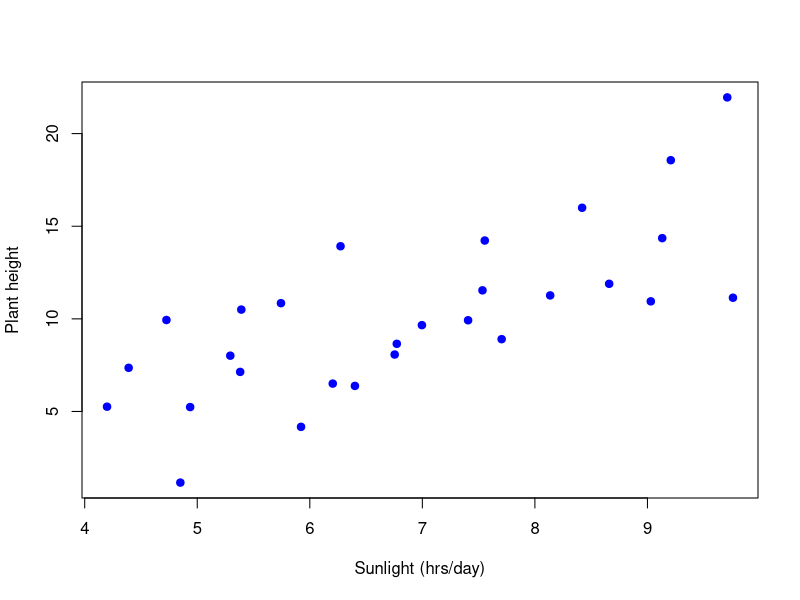
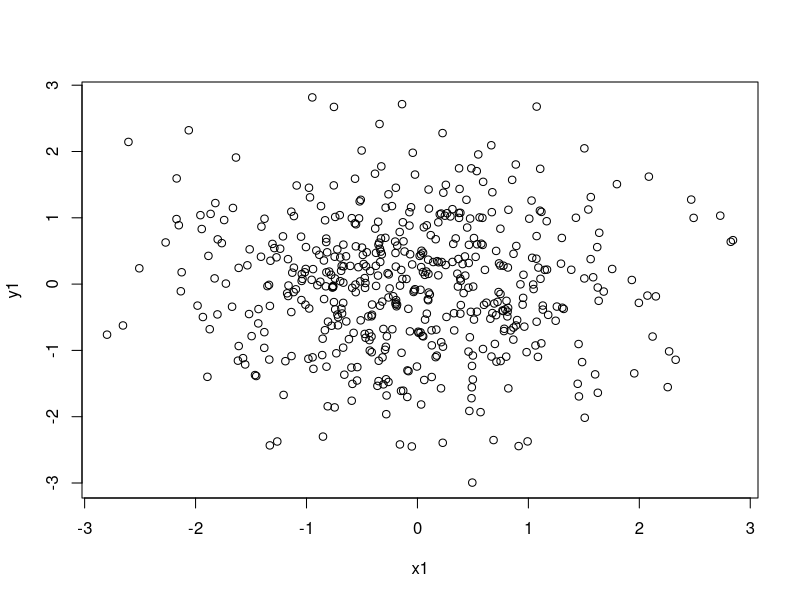
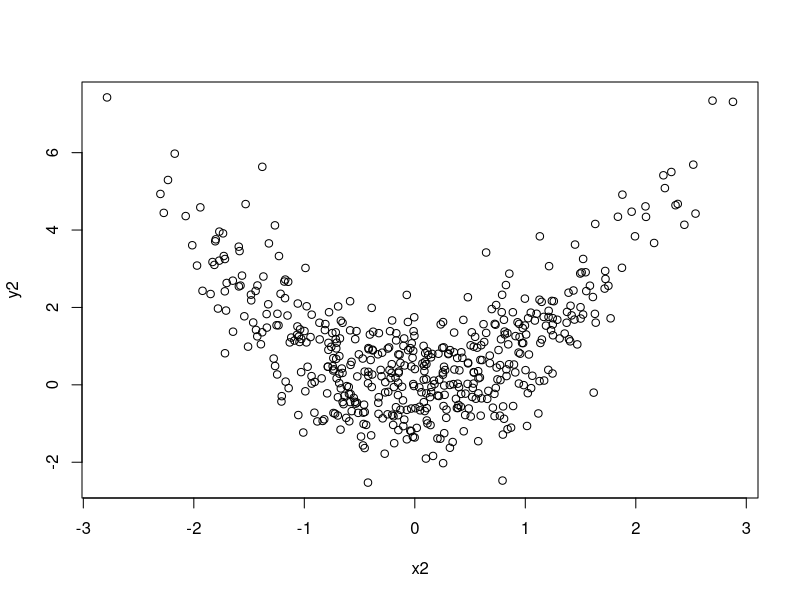
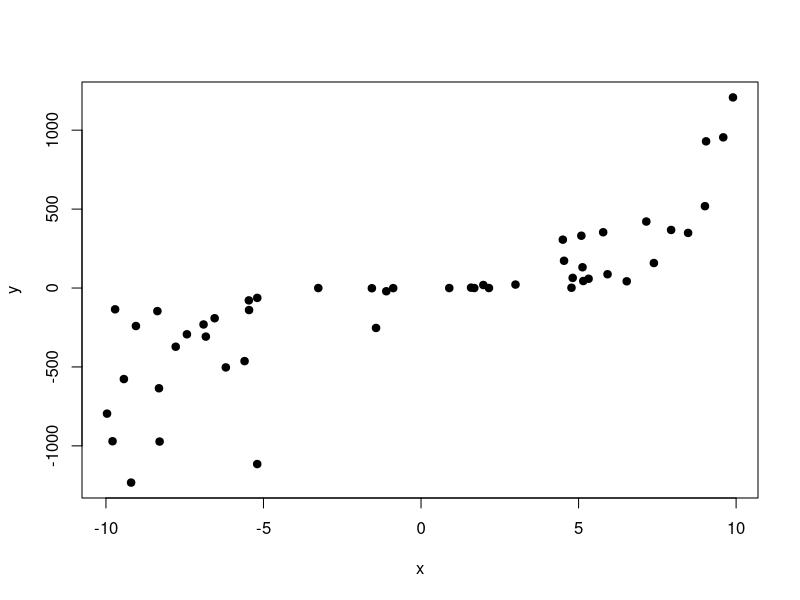
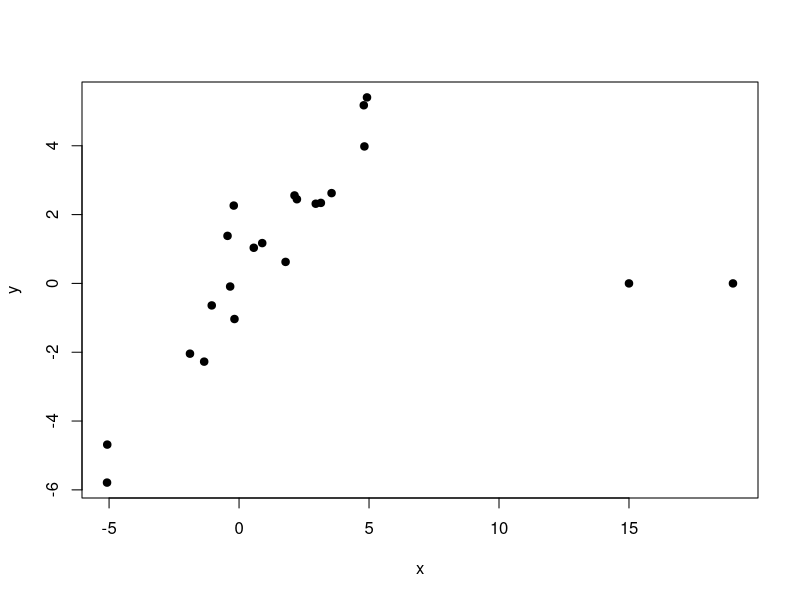
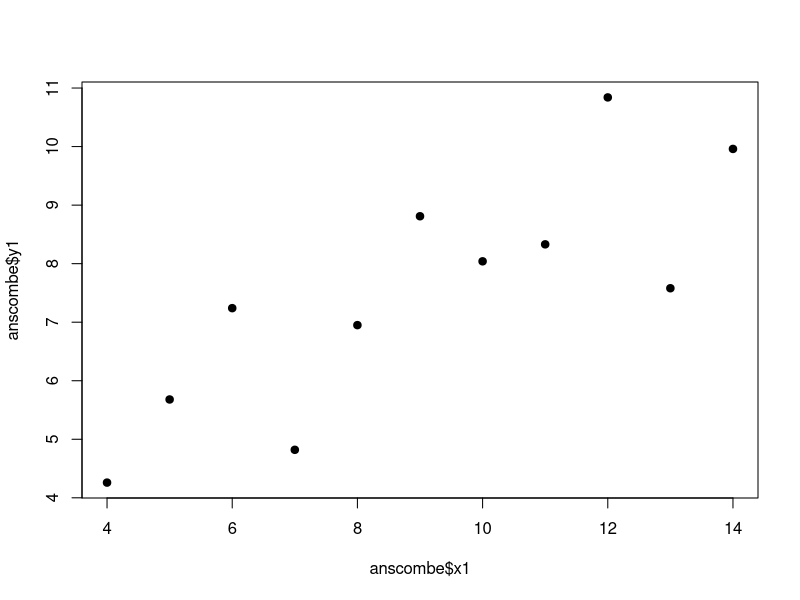
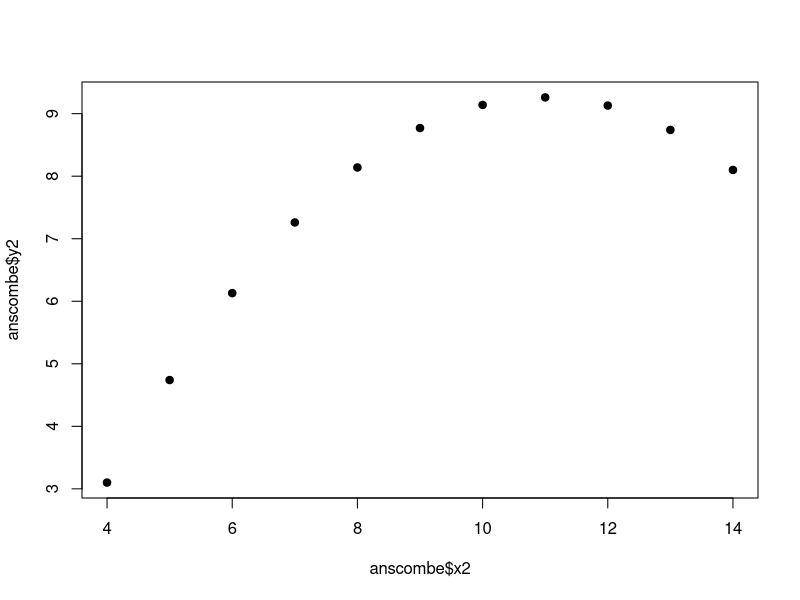
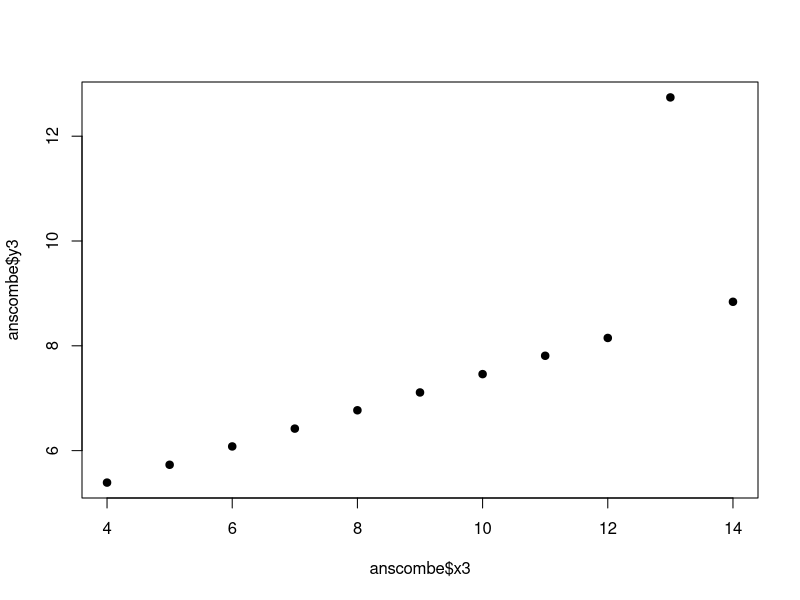

These figures' R source, in order:
## ---- chunk 1
knitr::opts_chunk$set(echo = TRUE)
library(dplyr)
library(tidyr)
library(ggplot2)

set.seed(11125)
## ---- chunk 2
data_cure = data.frame(
  Patient_ID = 1:36,
  Group = factor(c(rep("Treatment", 12), rep("Placebo", 6), rep("Treatment", 8), rep("Placebo", 10))),
  Outcome = factor(rep(c('Cured', 'Dead'), e=18)))

data_cure %>%  head()
## ---- chunk 3
contingency_table = table(data_cure$Group, data_cure$Outcome)
contingency_table
## ---- chunk 4
contingency_table_big = addmargins(contingency_table)
contingency_table_big
## ---- chunk 5
risk_tr = contingency_table_big['Treatment', 'Dead']/ contingency_table_big['Treatment', 'Sum']
risk_tr
## ---- chunk 6
risk_pl = contingency_table_big['Placebo', 'Dead']/ contingency_table_big['Placebo', 'Sum']
risk_pl
## ---- chunk 7
RR = risk_pl / risk_tr
RR
## ---- chunk 8
risk_tr_1 = contingency_table_big['Treatment', 'Dead'] / 1020
risk_tr_1

risk_pl_1 = contingency_table_big['Placebo', 'Dead'] / 1016
risk_pl_1

RR = risk_pl_1 / risk_tr_1
RR

## ---- chunk 9
# RD = 
# RD
## ---- chunk 10
# RD = 
# RD
## ---- chunk 11
# odds_tr = 
## ---- chunk 12
# odds_pl = 
## ---- chunk 13
# OR = 
## ---- chunk 14
# 
## ---- chunk 15
mat = matrix(c(45,55,10,90), 
             nrow = 2, byrow = TRUE,
             dimnames = list(c("A", "B"), c("+", "-"))) |> addmargins()
mat

RR_1 = (mat[1,1]/mat[1,3])/(mat[2,1]/mat[2,3])
OR_1 = (mat[1,1]/mat[1,2])/(mat[2,1]/mat[2,2])
## ---- chunk 16
paste0('RR = ', round(RR_1, 6))
paste0('OR = ', round(OR_1, 6))
## ---- chunk 17
mat = matrix(c(1,999,17,983), 
             nrow = 2, byrow = TRUE,
             dimnames = list(c("A", "B"), c("+", "-"))) |> addmargins()
mat

RR_2 = (mat[1,1]/mat[1,3])/(mat[2,1]/mat[2,3])
OR_2 = (mat[1,1]/mat[1,2])/(mat[2,1]/mat[2,2])

## ---- chunk 18
paste0('RR = ', round(RR_2, 6))
paste0('OR = ', round(OR_2, 6))
## ---- chunk 19
mat = matrix(c(50,50,100,100), 
             nrow = 2, byrow = TRUE,
             dimnames = list(c("A", "B"), c("+", "-"))) |> addmargins()
mat

RR_3 = (mat[1,1]/mat[1,3])/(mat[2,1]/mat[2,3])
OR_3 = (mat[1,1]/mat[1,2])/(mat[2,1]/mat[2,2])
## ---- chunk 20
paste0('RR = ', round(RR_3, 6))
paste0('OR = ', round(OR_3, 6))
## ---- chunk 21
data_md = data.frame(
  Meme_category = rep(c('A','B'), each=50) |> as.factor(),
  Laugh_level = c(rnorm(50, 8, 1), rnorm(50, 5, 1))
)

data_md |> glimpse(width = 50)
## ---- chunk 22
mean_laughs = data_md |> group_by(Meme_category) |> summarise(mean_laugh = mean(Laugh_level))

MD = mean_laughs$mean_laugh[mean_laughs$Meme_category == 'A'] - 
  mean_laughs$mean_laugh[mean_laughs$Meme_category == 'B']

MD
## ---- chunk 23
plant_height_df = tibble(
  Plant_ID = 1:28,
  # Sunlight_hrs_per_day = rep(4:10, e=4),
  Sunlight_hrs_per_day = runif(28, 4, 10),
  Plant_height = Sunlight_hrs_per_day + rnorm(28,2,3)
)

head(plant_height_df)
## ---- chunk 24
plot(x = plant_height_df$Sunlight_hrs_per_day, 
     y=plant_height_df$Plant_height, 
     main = NULL, 
     xlab = "Sunlight (hrs/day)", 
     ylab = "Plant height", pch=19, col='blue')
## ---- chunk 25
cor(plant_height_df$Sunlight_hrs_per_day, plant_height_df$Plant_height)
# cor(iris %>%select(where(is.numeric)))
## ---- chunk 26
cor.test(plant_height_df$Sunlight_hrs_per_day, 
         plant_height_df$Plant_height)
## ---- chunk 27
x1=rnorm(500)
y1=rnorm(500)
plot(x1,y1)
## ---- chunk 28
cor(x1, y1)
## ---- chunk 29
x2=rnorm(500)
y2=x2^2 + rnorm(500, 0, 1)
plot(x2,y2)
## ---- chunk 30
cor(x2, y2)
## ---- chunk 31
grades_math_phys = data.frame(math = c(5,2,3,4,6,1,9,10,2,5),
                             phys = c(4,2,3,1,2,2,8,8,2,4))
grades_math_phys
## ---- chunk 32
cor(grades_math_phys, method = 'kendall')
## ---- chunk 33
cor(grades_math_phys, method = 'spearman')
## ---- chunk 34
x = runif(50, -10, 10)
y = (x + rnorm(50, 0, 2))^3
plot(x,y, pch=19)
## ---- chunk 35
cor(x,y)
cor(x,y, method = "spearman")
# cor(x,y, method = "kendall")
## ---- chunk 36
x = c(rnorm(20,0,3), c(15, 19))
y = c(x[1:20] + c(rnorm(20,0,1)), 0, 0)
plot(x,y, pch=19)
## ---- chunk 37
cor(x,y)
cor(x,y, method = "spearman")
# cor(x,y, method = "kendall")
## ---- chunk 38
cor.test(anscombe$x1, anscombe$y1)
cor.test(anscombe$x2, anscombe$y2)
cor.test(anscombe$x3, anscombe$y3)
cor.test(anscombe$x4, anscombe$y4)
## ---- chunk 39
plot(anscombe$x1, anscombe$y1, pch=19)
plot(anscombe$x2, anscombe$y2, pch=19)
plot(anscombe$x3, anscombe$y3, pch=19)
plot(anscombe$x4, anscombe$y4, pch=19)
## ---- chunk 40
# arth_df = read.csv('Arthritis.csv', 
#                    stringsAsFactors = T)

# arth_df |> glimpse(width = 50)
## ---- chunk 41
# arth_df |> summary()
## ---- chunk 42
# cont_table = 
## ---- chunk 43
# 
## ---- chunk 44

## ---- chunk 45
diamonds_small = diamonds |> slice_sample(n=1000)

diamonds_small |> glimpse(width = 50)
## ---- chunk 46
diamonds_small |> summary()
## ---- chunk 47
# 
## ---- chunk 48
# 
